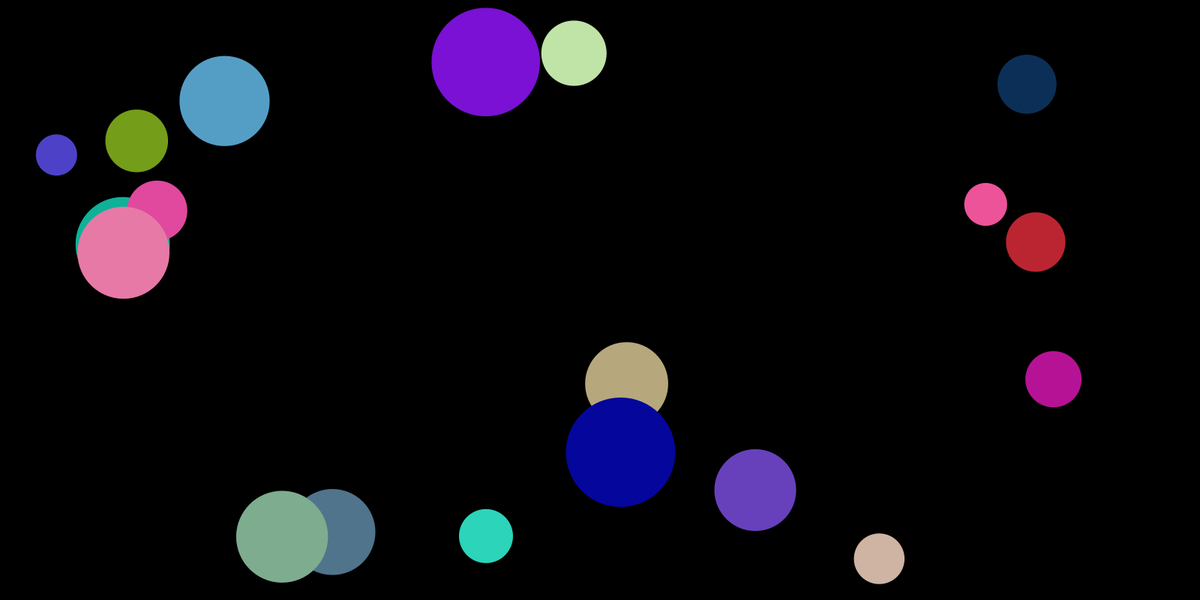
Frame 1 (no input)
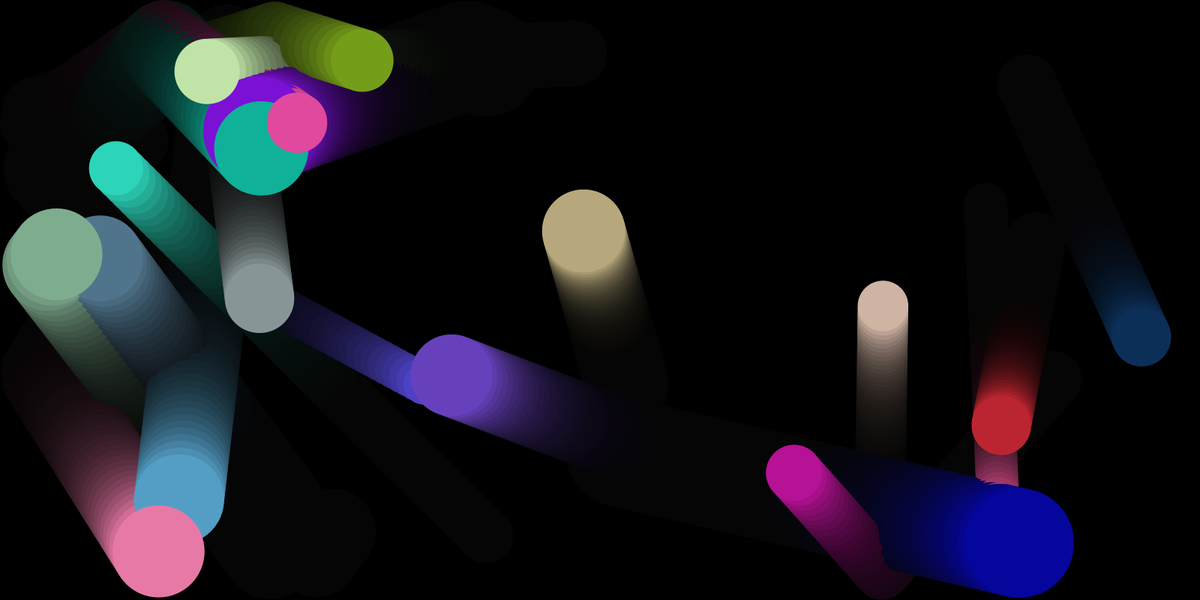
Frame 60 (the mouse pressed at the canvas centre just before this capture)
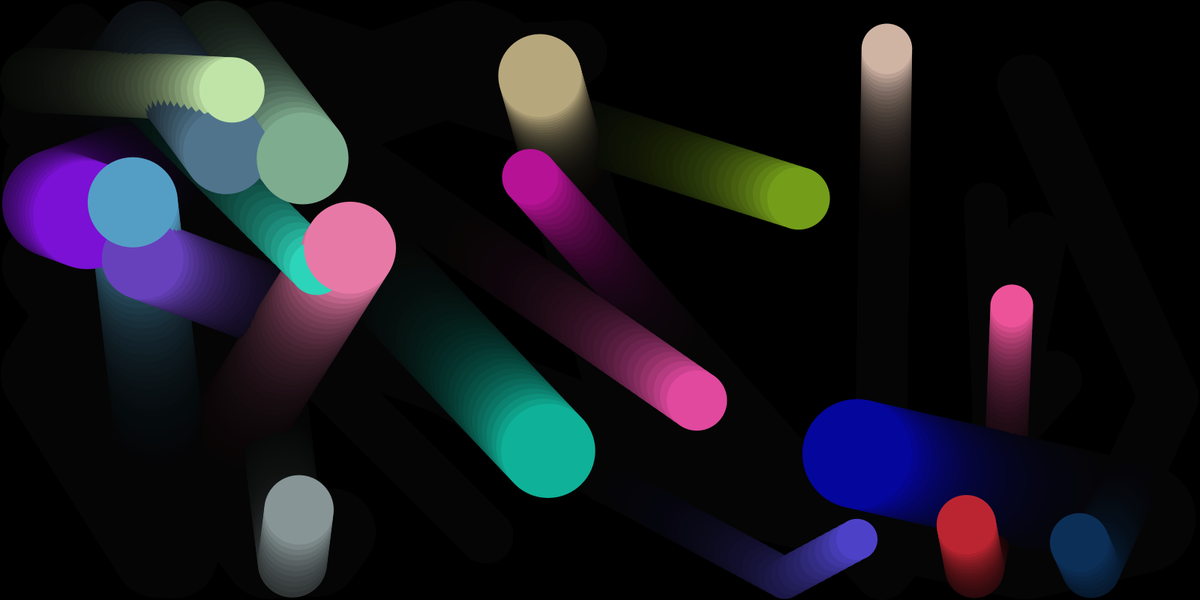
Frame 120 (the mouse held since frame 60 and released just before this capture)

The Processing sketch that drew these frames (run headless with seeded random() and noise(); from frame 60 on, the mouse is pressed at the canvas centre):

// Processing sketch: moving_ball
// ── moving_ball.pde
/* This tells the program we're going to have an array of 10 balls */
Ball b[] = new Ball[20];
int i;

/* Is run once at the beginning of the program */
void setup() {
  size(1600, 800);
  background(#000000);
  
  noStroke();
  
  /* for loops do an action some number of times until a criteria is met.
  This will loop 10 times, setting i to 0 on the 1st run, 1 on the second...
  through 9 on the tenth run
    i = 0: sets a variable i to 0 before starting the loop
    i < 10: establishes a check that i must be less than 10 for the loop to run
    i++: means that after every run of the loop, i will be incremented by one
  so each slot in the b array will have a Ball object in it */
  for (i = 0; i < 20; i++) {
    b[i] = new Ball();
  }
}

/* Is run over and over at the specified or default framerate */
void draw() {
  fill(#000000, 25);
  rect(0,0,width,height);

  /* This loops through the b array and draws each ball */
  for (i = 0; i < 20; i++) {
    b[i].draw();
  }
}

class Ball {
  float x, y;
  float dx, dy;
  float radius;
  color c;
  
  /* I removed the w & h values that were being passed in because I realized 
  the Ball object could already access width and height of the sketch */
  Ball() {
    this.radius = random(25,75);
    /* The extra bounds in these random() calls prevent a ball from spawning 
    partially off the screen */
    this.x = random(radius, width - radius);
    this.y = random(radius, height - radius);
    this.dx = random(-10, 10);
    this.dy = random(-10, 10);
    /* Make the ball a random size and color */
    this.c = color(random(255), random(255), random(255));
  }
  
  void draw() {
    fill(c);
    circle(x, y, radius * 2);
    
    /* Check if the ball will collide with an edge, & if so reverse it */
    /*
      x - radius: since x is the center of the ball, x - radius is the left edge
      + dx: we're checking if the ball will collide during the _next_ move
      < 0: this check is checking the left boundary, where x = 0
      ||: means logical OR. && means logical AND. ! means NOT
    */
    if (x - radius + dx < 0 || x + radius + dx > width) {
        this.dx = dx * -1;
    }
    if (y - radius + dy < 0 || y + radius + dy > height) {
        this.dy = dy * -1;
    }
    
    this.x = x + dx;
    this.y = y + dy;
  }
}
